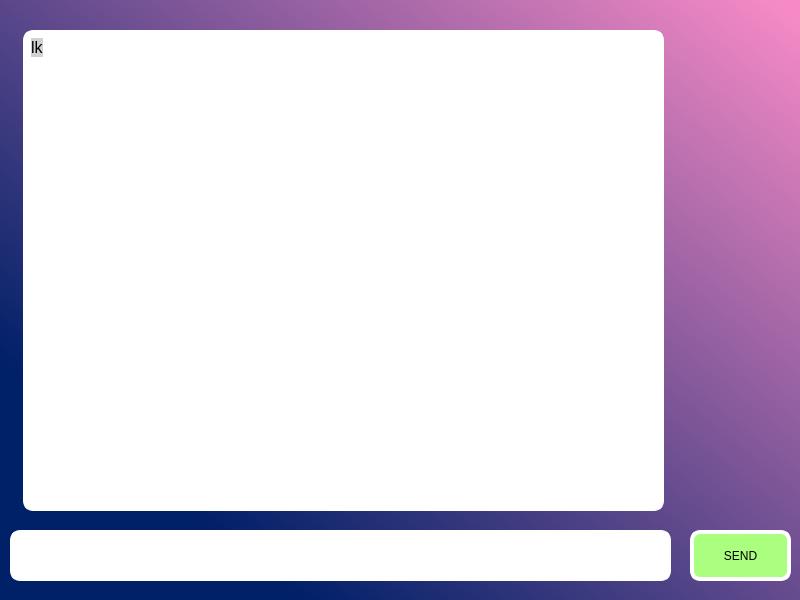
<?xml version="1.0" encoding="UTF-8"?>
<ui version="4.0">
 <class>MainWindow</class>
 <widget class="QMainWindow" name="MainWindow">
  <property name="geometry">
   <rect>
    <x>0</x>
    <y>0</y>
    <width>800</width>
    <height>600</height>
   </rect>
  </property>
  <property name="windowTitle">
   <string>MainWindow</string>
  </property>
  <widget class="QWidget" name="centralwidget">
   <property name="styleSheet">
    <string notr="true">background-color: qlineargradient(spread:pad, x1:0.091, y1:0.863636, x2:1, y2:0.0170455, stop:0.0909091 rgba(0, 32, 104, 255), stop:0.988636 rgba(246, 138, 198, 255));</string>
   </property>
   <widget class="QLineEdit" name="lineEdit">
    <property name="geometry">
     <rect>
      <x>10</x>
      <y>530</y>
      <width>661</width>
      <height>51</height>
     </rect>
    </property>
    <property name="styleSheet">
     <string notr="true">background-color: rgb(255, 255, 255);
font: 87 10pt &quot;Arial Black&quot;;
color: #000;
border: 4px solid white;
border-radius: 10%;</string>
    </property>
    <property name="text">
     <string/>
    </property>
    <property name="readOnly">
     <bool>true</bool>
    </property>
   </widget>
   <widget class="QPushButton" name="pushButton">
    <property name="geometry">
     <rect>
      <x>690</x>
      <y>530</y>
      <width>101</width>
      <height>51</height>
     </rect>
    </property>
    <property name="styleSheet">
     <string notr="true">color: #000;
border: 4px solid white;
font: 75 14pt &quot;Tahoma&quot;;
border-radius: 10%;
background-color: rgb(170, 255, 127);</string>
    </property>
    <property name="text">
     <string>SEND</string>
    </property>
   </widget>
   <widget class="QTextEdit" name="textEdit">
    <property name="geometry">
     <rect>
      <x>23</x>
      <y>30</y>
      <width>641</width>
      <height>481</height>
     </rect>
    </property>
    <property name="styleSheet">
     <string notr="true">color: #000;
border: 4px solid white;
border-radius: 10%;
background-color: rgb(255, 255, 255);</string>
    </property>
    <property name="html">
     <string>&lt;!DOCTYPE HTML PUBLIC &quot;-//W3C//DTD HTML 4.0//EN&quot; &quot;http://www.w3.org/TR/REC-html40/strict.dtd&quot;&gt;
&lt;html&gt;&lt;head&gt;&lt;meta name=&quot;qrichtext&quot; content=&quot;1&quot; /&gt;&lt;style type=&quot;text/css&quot;&gt;
p, li { white-space: pre-wrap; }
&lt;/style&gt;&lt;/head&gt;&lt;body style=&quot; font-family:'MS Shell Dlg 2'; font-size:8.25pt; font-weight:400; font-style:normal;&quot;&gt;
&lt;p style=&quot; margin-top:0px; margin-bottom:0px; margin-left:0px; margin-right:0px; -qt-block-indent:0; text-indent:0px;&quot;&gt;&lt;span style=&quot; font-size:12pt; background-color:#d1d1d1;&quot;&gt;lk&lt;/span&gt;&lt;/p&gt;&lt;/body&gt;&lt;/html&gt;</string>
    </property>
   </widget>
  </widget>
 </widget>
 <resources/>
 <connections/>
</ui>
